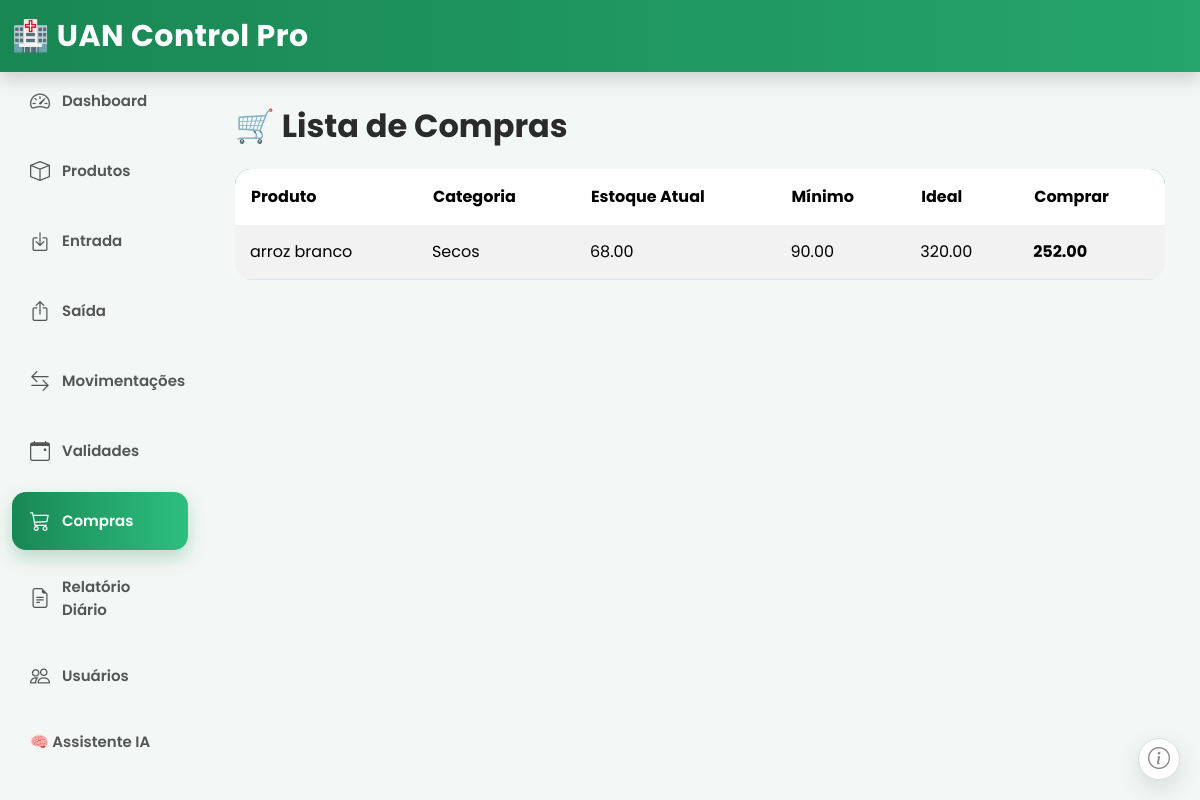
The app's page /compras with its own data.
### models.py (models this page shows, shortened)
class Produto(db.Model):
    __tablename__ = "produtos"
    id = db.Column(db.Integer, primary_key=True)
    nome = db.Column(db.String(120), nullable=False)
    categoria = db.Column(db.String(80), nullable=False)
    unidade = db.Column(db.String(30), nullable=False)
    codigo_barras = db.Column(db.String(80))
    fornecedor = db.Column(db.String(120))
    localizacao = db.Column(db.String(120))
    estoque_atual = db.Column(db.Float, default=0)
    estoque_minimo = db.Column(db.Float, default=0)
    estoque_maximo = db.Column(db.Float, default=0)
    essencial = db.Column(db.Boolean, default=False)
    observacao = db.Column(db.Text)
    ativo = db.Column(db.Boolean, default=True)
    criado_em = db.Column(
        db.DateTime,
        default=datetime.now
    )
    atualizado_em = db.Column(
        db.DateTime,
        default=datetime.now,
        onupdate=datetime.now
    )

### routes/compras.py (the view)
@main.route("/compras")
def compras():
    produtos = Produto.query.filter(
        Produto.estoque_atual <= Produto.estoque_minimo
    ).order_by(
        Produto.nome
    ).all()
    return render_template(
        "compras.html",
        produtos=produtos
    )

### templates/compras.html
{% extends "base.html" %}
{% block conteudo %}
<h2 class="mb-4">
🛒 Lista de Compras
</h2>
<table class="table table-striped table-hover">
<thead>
<tr>
<th>Produto</th>
<th>Categoria</th>
<th>Estoque Atual</th>
<th>Mínimo</th>
<th>Ideal</th>
<th>Comprar</th>
</tr>
</thead>
<tbody>
{% for p in produtos %}
<tr>
<td>{{ p.nome }}</td>
<td>{{ p.categoria }}</td>
<td>{{ "%.2f"|format(p.estoque_atual) }}</td>
<td>{{ "%.2f"|format(p.estoque_minimo) }}</td>
<td>{{ "%.2f"|format(p.estoque_maximo) }}</td>
<td>
<strong>
{{ "%.2f"|format(p.estoque_maximo - p.estoque_atual) }}
</strong>
</td>
</tr>
{% else %}
<tr>
<td colspan="6" class="text-center">
✅ Todos os produtos estão acima do estoque mínimo.
</td>
</tr>
{% endfor %}
</tbody>
</table>
{% endblock %}

### static/css/estilo.css (style rules this page uses)
* { margin:0; padding:0; box-sizing:border-box; }
body { background:#f3f7f5; font-family:'Poppins',sans-serif; color:#2b2b2b; }
h1,h2,h3,h4 { font-weight:700; }
.table { background:white; border-radius:16px; overflow:hidden; }
.table thead { background:#198754; color:white; }
.table th { border:none; padding:16px; }
.table td { padding:15px; vertical-align:middle; }

### records on screen
Produto: nome "arroz branco", categoria "Secos", estoque_atual "68.00", estoque_minimo "90.00", estoque_maximo "320.00", p.estoque_maximo-p.estoque_atual "252.00"
